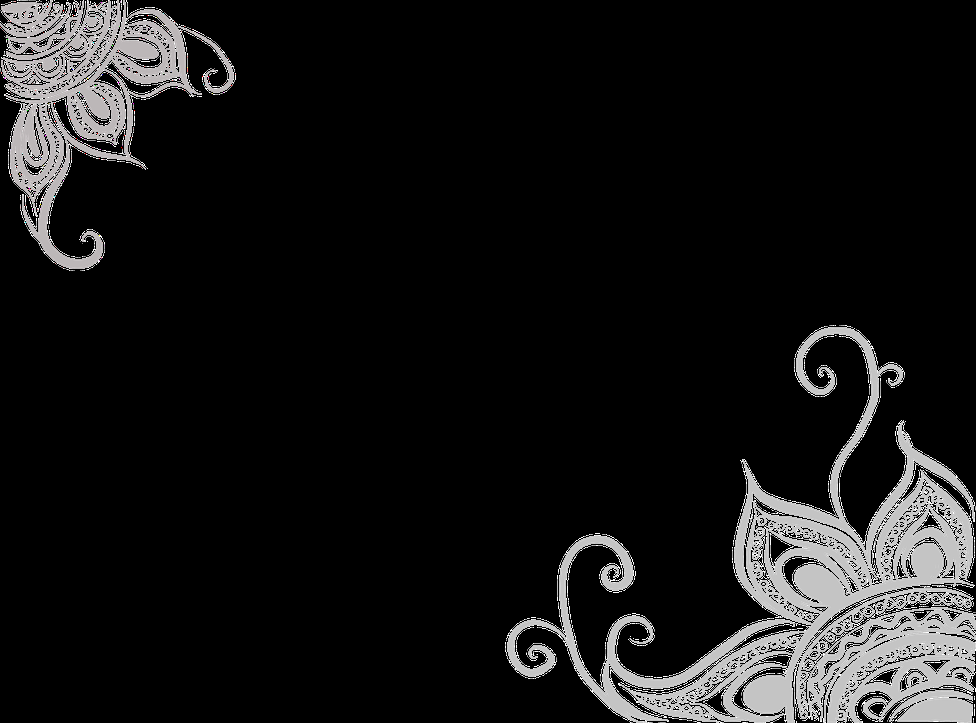
#> input picture alpha-channel.png, 976 x 723 px, shrunk from 2048 x 1516 before the run
$ python alpha-channel.py
#> lines starting #> are read from the running program, lines starting #| are printed output that depends on the picture
import cv2

file_name = 'alpha-channel.png'
image = cv2.imread(file_name, -1)
#> image is the input picture: shape (723, 976, 4); mean B, G, R, A 22.7, 22.6, 22.8, 19.3

print(image.shape)
#| (723, 976, 4)
IMG_RED, IMG_GREEN, IMG_BLUE, IMG_ALPHA = cv2.split(image)
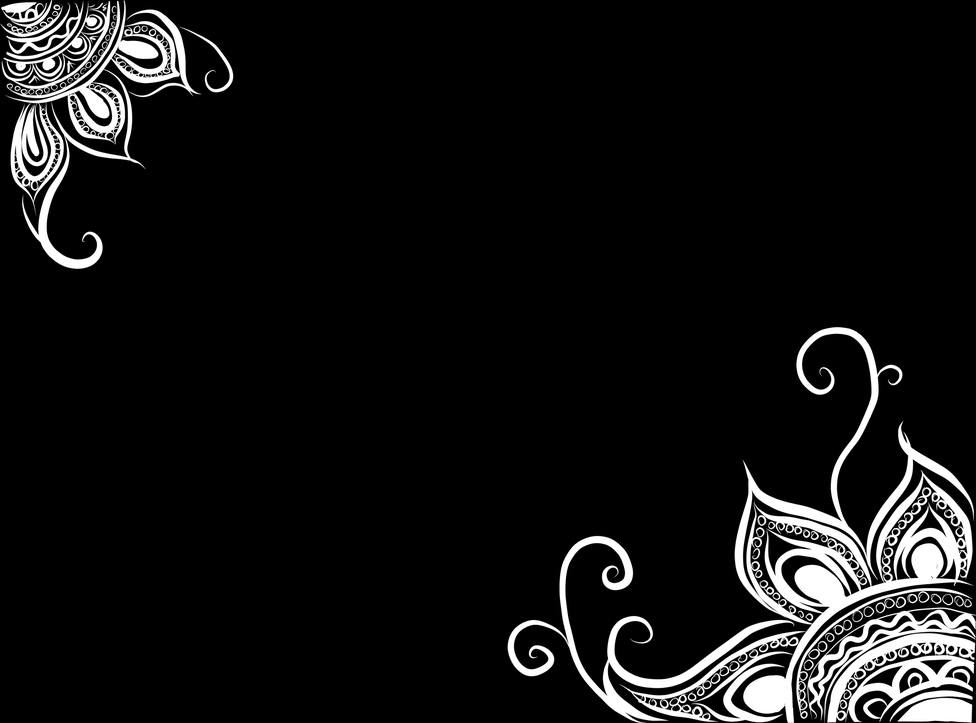
#> IMG_ALPHA: shape (723, 976); min 0, max 255, mean 19.3

cv2.namedWindow('r', cv2.WINDOW_NORMAL)
cv2.namedWindow('b', cv2.WINDOW_NORMAL)
cv2.namedWindow('g', cv2.WINDOW_NORMAL)
cv2.namedWindow('a', cv2.WINDOW_NORMAL)
cv2.imshow("r", IMG_RED)
cv2.imshow("g", IMG_GREEN)
cv2.imshow("b", IMG_BLUE)
cv2.imshow("a", IMG_ALPHA)
cv2.waitKey(0)
